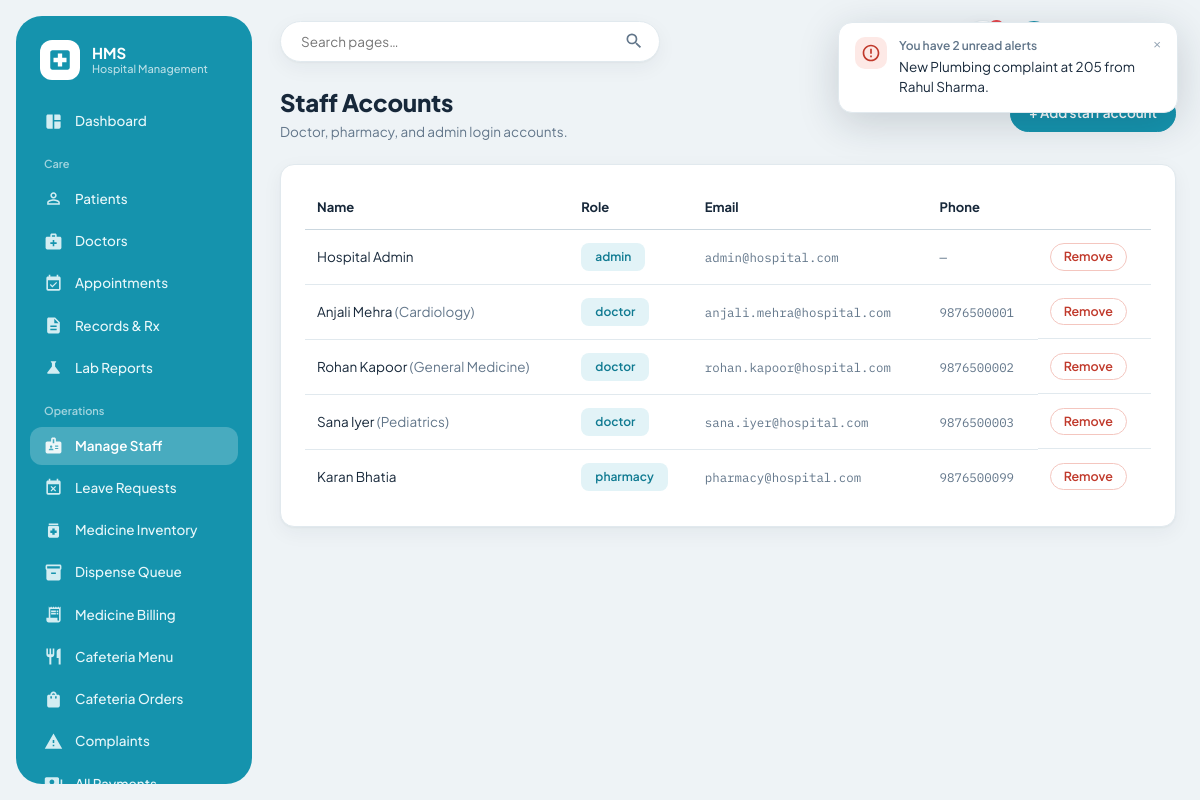
Screenshot of /admin/staff (signed in) with the database file from the repository.
### models.py (models this page shows, shortened)
class User(db.Model):
    __tablename__ = "users"
    id = db.Column(db.Integer, primary_key=True)
    name = db.Column(db.String(120), nullable=False)
    email = db.Column(db.String(160), unique=True, nullable=False)
    password_hash = db.Column(db.String(255), nullable=False)
    role = db.Column(db.String(20), nullable=False)  # patient / doctor / admin / pharmacy
    phone = db.Column(db.String(20))
    created_at = db.Column(db.DateTime, default=datetime.utcnow)
    patient_id = db.Column(db.Integer, db.ForeignKey("patients.id"), nullable=True)
    doctor_id = db.Column(db.Integer, db.ForeignKey("doctors.id"), nullable=True)
    patient_profile = db.relationship("Patient", backref=db.backref("user_account", uselist=False), uselist=False,
                                       foreign_keys=[patient_id])
    doctor_profile = db.relationship("Doctor", backref=db.backref("user_account", uselist=False), uselist=False,
                                      foreign_keys=[doctor_id])

class Doctor(db.Model):
    __tablename__ = "doctors"
    id = db.Column(db.Integer, primary_key=True)
    name = db.Column(db.String(120), nullable=False)
    specialization = db.Column(db.String(120), nullable=False)
    phone = db.Column(db.String(20))
    available_days = db.Column(db.String(120))   # e.g. "Mon,Wed,Fri"
    available_time = db.Column(db.String(60))    # e.g. "10:00 - 14:00"
    consultation_fee = db.Column(db.Float, default=500.0)
    created_at = db.Column(db.DateTime, default=datetime.utcnow)
    appointments = db.relationship("Appointment", backref="doctor", lazy=True)
    medical_records = db.relationship("MedicalRecord", backref="doctor", lazy=True)

### routes/auth.py (the view)
@auth_bp.route("/admin/staff")
@login_required(roles=["admin"])
def staff_list():
    staff = User.query.filter(User.role.in_(["doctor", "pharmacy", "admin"])).order_by(User.role, User.name).all()
    return render_template("auth/staff_list.html", staff=staff)

### routes/auth_utils.py (called while the page is built)
def get_current_user():
    if "user_id" not in session:
        return None
    if not hasattr(g, "_current_user"):
        g._current_user = User.query.get(session["user_id"])
    return g._current_user

def login_required(roles=None):
    def decorator(view_func):
        @wraps(view_func)
        def wrapped(*args, **kwargs):
            user = get_current_user()
            if user is None:
                flash("Please log in to continue.", "error")
                return redirect(url_for("auth.portal"))
            if roles and user.role not in roles:
                flash("You don't have access to that page.", "error")
                return redirect(url_for("auth.dashboard_redirect"))
            return view_func(*args, **kwargs)
        return wrapped
    return decorator

### templates/auth/staff_list.html (shortened to what this page needs)
{% extends "base.html" %}
{% block content %}
<div class="page-header">
  <div>
    <h2>Staff Accounts</h2>
    <p class="subtitle">Doctor, pharmacy, and admin login accounts.</p>
  </div>
  <a class="btn btn-primary" href="{{ url_for('auth.staff_new') }}">+ Add staff account</a>
</div>
<div class="panel">
  <table>
    <thead><tr><th>Name</th><th>Role</th><th>Email</th><th>Phone</th><th></th></tr></thead>
    <tbody>
      {% for s in staff %}
      <tr>
        <td>{{ s.name }}{% if s.role == 'doctor' and s.doctor_profile %} <span class="text-muted">({{ s.doctor_profile.specialization }})</span>{% endif %}</td>
        <td><span class="badge badge-booked">{{ s.role }}</span></td>
        <td class="mono">{{ s.email }}</td>
        <td class="mono">{{ s.phone or '—' }}</td>
        <td class="table-actions">
          <form method="post" action="{{ url_for('auth.staff_delete', user_id=s.id) }}"
                onsubmit="return confirm('Remove login access for {{ s.name }}?');">
            <button class="btn btn-sm btn-danger" type="submit">Remove</button>
          </form>
        </td>
      </tr>
      {% else %}
      <tr class="empty-row"><td colspan="5">No staff accounts yet.</td></tr>
      {% endfor %}
    </tbody>
  </table>
</div>
{% endblock %}

### static/css/style.css (style rules this page uses)
:root { --bg: #EEF3F6; --panel: #FFFFFF; --panel-soft: #F6FAFB; --ink: #17283A; --muted-ink: #62768A; --faint-ink: #93A3B3; --primary: #1593AD; --primary-dark: #0F7A91; --primary-soft: #E2F3F7; --primary-ink: #0B5E70; --sidebar: #1593AD; --sidebar-ink: #E8F7FA; --sidebar-active: rgba(255, 255, 255, 0.22); --border: #E1E9EE; --border-strong: #CBD7DF; --alert: #C0392B; --alert-bg: #FDE9E6; --alert-border: #F4C6BF; --success: #228B5B; --success-bg: #DDF5E7; --success-border: #B7E6CB; --warn: #A9690B; --warn-bg: #FDF0D0; --warn-border: #F2DB9C; --info-bg: #E2F3F7; --info: #0F7A91; --radius: 14px; --radius-sm: 10px; --shadow: 0 1px 2px rgba(23, 40, 58, 0.04), 0 6px 20px rgba(23, 40, 58, 0.05); --shadow-pop: 0 10px 40px rgba(23, 40, 58, 0.18); --font-ui: "Plus Jakarta Sans", "Nunito Sans", -apple-system, "Segoe UI", system-ui, sans-serif; --font-mono: "IBM Plex Mono", "SFMono-Regular", Menlo, Consolas, monospace; }
* { box-sizing: border-box; }
html, body { margin: 0; padding: 0; background: var(--bg); color: var(--ink); font-family: var(--font-ui); font-size: 14.5px; line-height: 1.5; -webkit-font-smoothing: antialiased; }
a { color: var(--primary-dark); text-decoration: none; }
.page-header { display: flex; align-items: center; justify-content: space-between; margin-bottom: 22px; gap: 16px; flex-wrap: wrap; }
.page-header h2 { font-size: 24px; font-weight: 800; margin: 0 0 2px; letter-spacing: -0.01em; }
.page-header .subtitle { color: var(--muted-ink); font-size: 13.5px; margin: 0; max-width: 640px; }
.btn { display: inline-flex; align-items: center; justify-content: center; gap: 7px; padding: 10px 18px; border-radius: 999px; border: 1px solid var(--border-strong); background: var(--panel); color: var(--ink); font-size: 13.5px; font-weight: 600; font-family: inherit; cursor: pointer; line-height: 1.1; }
.btn-primary { background: var(--primary); border-color: var(--primary); color: #fff; }
.btn-danger { background: var(--panel); border-color: var(--alert-border); color: var(--alert); }
.btn-sm { padding: 6px 13px; font-size: 12.5px; }
.panel { background: var(--panel); border: 1px solid var(--border); border-radius: var(--radius); padding: 22px 24px; box-shadow: var(--shadow); }
table { width: 100%; border-collapse: collapse; font-size: 13.5px; }
thead th { text-align: left; font-weight: 700; color: var(--ink); font-size: 13px; padding: 11px 12px; border-bottom: 1px solid var(--border-strong); white-space: nowrap; }
tbody td { padding: 13px 12px; border-bottom: 1px solid var(--border); vertical-align: middle; color: var(--muted-ink); }
tbody td:first-child, tbody td a { color: inherit; }
tbody tr:last-child td { border-bottom: 0; }
.panel > table, .panel { overflow-x: auto; }
.table-actions { display: flex; gap: 8px; align-items: center; flex-wrap: wrap; }
.table-actions form { margin: 0; }
.mono { font-family: var(--font-mono); font-size: 0.92em; }
.badge { display: inline-block; padding: 4px 13px; border-radius: 8px; font-size: 12px; font-weight: 600; border: 1px solid transparent; white-space: nowrap; }
.badge-booked { background: var(--info-bg); color: var(--info); border-color: transparent; }
.text-muted { color: var(--muted-ink); }

### rows the page displays
User: name "Hospital Admin", role "admin", email "admin@hospital.com", phone "—"
User: name "Anjali Mehra", doctor_profile.specialization "Cardiology", role "doctor", email "anjali.mehra@hospital.com", phone "9876500001"
User: name "Rohan Kapoor", doctor_profile.specialization "General Medicine", role "doctor", email "rohan.kapoor@hospital.com", phone "9876500002"
User: name "Sana Iyer", doctor_profile.specialization "Pediatrics", role "doctor", email "sana.iyer@hospital.com", phone "9876500003"
User: name "Karan Bhatia", role "pharmacy", email "pharmacy@hospital.com", phone "9876500099"
